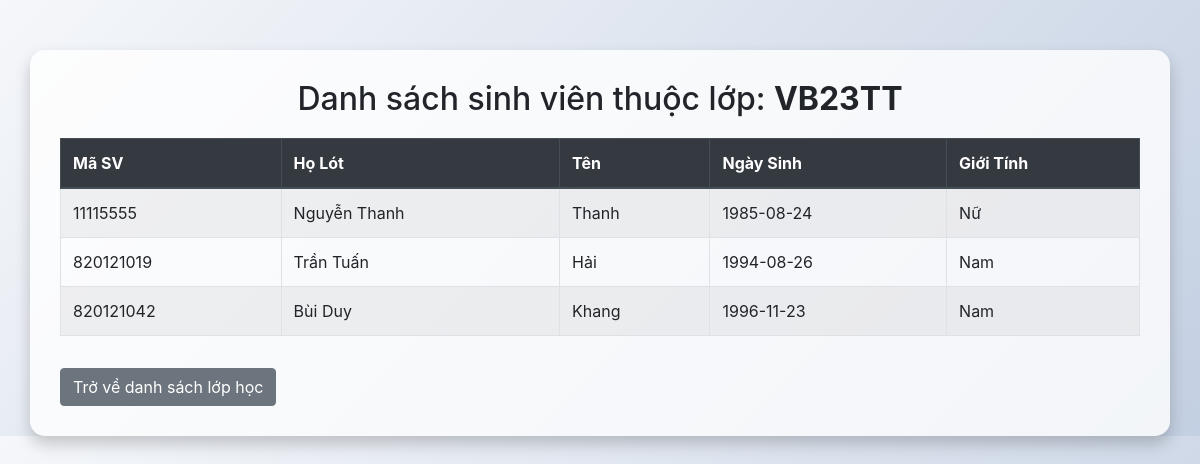
Page /chitiet_lophoc.php?maLop=VB23TT on the committed database.
### tables this page shows
CREATE TABLE `sinhvien` (
  `maSV` varchar(9) NOT NULL COMMENT 'Mã sinh viên',
  `hoLot` varchar(20) NOT NULL COMMENT 'Họ lót',
  `tenSV` varchar(10) NOT NULL COMMENT 'Tên sinh viên',
  `ngaySinh` date NOT NULL COMMENT 'Ngày sinh',
  `gioiTinh` varchar(6) NOT NULL COMMENT 'Giới tính',
  `maLop` varchar(20) NOT NULL COMMENT 'Mã Lớp'
);

### chitiet_lophoc.php (the view, shortened to what this page needs)
<?php
include_once("connect.php");
if (isset($_GET['maLop'])) {
    $maLop = $_GET['maLop'];
    $sql = "SELECT * FROM sinhvien WHERE maLop = '$maLop'";
    $result = $conn->query($sql);
?>
<!DOCTYPE html>
<html lang="vi">
<head>
    <link rel="stylesheet" href="https://cdn.jsdelivr.net/npm/bootstrap@4.6.2/dist/css/bootstrap.min.css">
</head>
<body>
<div class="container">
    <h2 class="text-center">Danh sách sinh viên thuộc lớp: <strong><?php echo htmlspecialchars($maLop); ?></strong></h2>
    <?php if ($result->num_rows > 0): ?>
        <table class="table table-bordered table-striped">
            <thead class="thead-dark">
                <tr>
                    <th>Mã SV</th>
                    <th>Họ Lót</th>
                    <th>Tên</th>
                    <th>Ngày Sinh</th>
                    <th>Giới Tính</th>
                </tr>
            </thead>
            <tbody>
                <?php while ($row = $result->fetch_assoc()): ?>
                    <tr>
                        <td><?php echo htmlspecialchars($row['maSV']); ?></td>
                        <td><?php echo htmlspecialchars($row['hoLot']); ?></td>
                        <td><?php echo htmlspecialchars($row['tenSV']); ?></td>
                        <td><?php echo htmlspecialchars($row['ngaySinh']); ?></td>
                        <td><?php echo htmlspecialchars($row['gioiTinh']); ?></td>
                    </tr>
                <?php endwhile; ?>
            </tbody>
        </table>
    <?php else: ?>
        <div class="alert alert-warning" role="alert">Không có sinh viên nào trong lớp này.</div>
    <?php endif; ?>
    <a href="lophoc.php" class="btn btn-secondary mt-3">Trở về danh sách lớp học</a>
</div>
</body>
</html>
<?php
} else {
    echo "<div class='container mt-5'><div class='alert alert-danger' role='alert'>Không có mã lớp.</div></div>";
}
?>

### chitiet_lophoc.php (style rules this page uses)
body { background: linear-gradient(135deg, #f5f7fa 0%, #c3cfe2 100%); }
.container { margin-top: 50px; background-color: rgba(255, 255, 255, 0.8); padding: 30px; border-radius: 15px; box-shadow: 0 8px 16px rgba(0, 0, 0, 0.2); }
h2 { margin-bottom: 20px; }
table { margin-top: 20px; }

### rows in the picture
sinhvien: maSV "11115555", hoLot "Nguyễn Thanh", tenSV "Thanh", ngaySinh "1985-08-24", gioiTinh "Nữ"
sinhvien: maSV "820121019", hoLot "Trần Tuấn", tenSV "Hải", ngaySinh "1994-08-26", gioiTinh "Nam"
sinhvien: maSV "820121042", hoLot "Bùi Duy", tenSV "Khang", ngaySinh "1996-11-23", gioiTinh "Nam"

### other values in the picture
$maLop "VB23TT"
